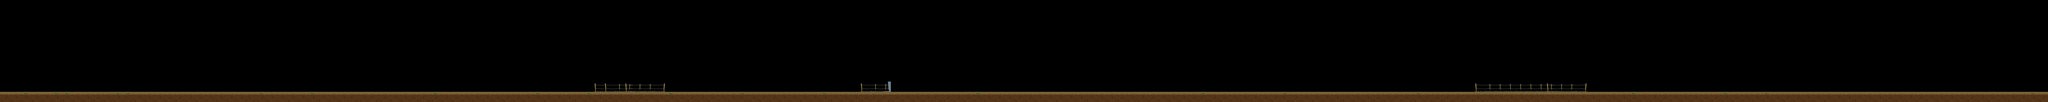

Tiled map render using the project's own tile images. Description and the map definition, with tile-layer contents summarised, below:
An orthogonal 200x10 tile map with 64x64 px tiles, 3 tile layers (fondo, plano 2, plano 1) and 10 objects (5x Warp, Bosses/AoAoHuge, Bosses/AoAoTree, Bosses/AoAoPindo2, Bosses/AoAoRock, ...).

<map version="1.0" orientation="orthogonal" width="200" height="10" tilewidth="64" tileheight="64">
 <properties>
  <property name="Sandunga" value="Lesbiana" />
 </properties>
 <tileset firstgid="1" name="pampa" tilewidth="64" tileheight="64">
  <image source="pampa.png" width="512" height="512" />
  <tile id="0">
   <properties>
    <property name="Collision" value="box" />
   </properties>
  </tile>
  <tile id="1">
   <properties>
    <property name="Collision" value="" />
   </properties>
  </tile>
  <tile id="2">
   <properties>
    <property name="Collision" value="" />
   </properties>
  </tile>
  <tile id="5">
   <properties>
    <property name="Collision" value="plane" />
   </properties>
  </tile>
  <tile id="6">
   <properties>
    <property name="collision" value="plane" />
   </properties>
  </tile>
  <tile id="7">
   <properties>
    <property name="collision" value="plane" />
   </properties>
  </tile>
  <tile id="10">
   <properties>
    <property name="collision" value="" />
   </properties>
  </tile>
 </tileset>
 <layer name="fondo" width="200" height="10">
  <data>[2000 cells, 11 non-empty, 2 distinct tile ids]</data>
 </layer>
 <layer name="plano 2" width="200" height="10">
  <data>[2000 cells, 5 non-empty, 3 distinct tile ids]</data>
 </layer>
 <layer name="plano 1" width="200" height="10">
  <data>[2000 cells, 208 non-empty, 4 distinct tile ids]</data>
 </layer>
 <objectgroup name="Capa de Objetos 1" width="200" height="10">
  <object name="start" type="Warp" x="6400" y="128" width="64" height="64" />
  <object name="Derecha" type="Warp" x="12784" y="4" width="72" height="570">
   <properties>
    <property name="target" value="Left" />
   </properties>
  </object>
  <object name="Right" type="Warp" x="12224" y="0" width="64" height="576" />
  <object name="Izquierda" type="Warp" x="-44" y="0" width="64" height="576">
   <properties>
    <property name="target" value="Right" />
   </properties>
  </object>
  <object name="Left" type="Warp" x="512" y="0" width="64" height="576" />
  <object name="AoAoHuge" type="Bosses/AoAoHuge" x="7040" y="320" width="64" height="64" />
  <object name="Bosses/AoAoTree" x="6464" y="384" width="64" height="64" />
  <object name="Bosses/AoAoPindo2" x="6784" y="512" width="64" height="64" />
  <object name="Bosses/AoAoRock" x="6272" y="512" width="64" height="64" />
  <object name="Bosses/AoAoPindo" x="6144" y="448" width="64" height="64" />
 </objectgroup>
</map>
